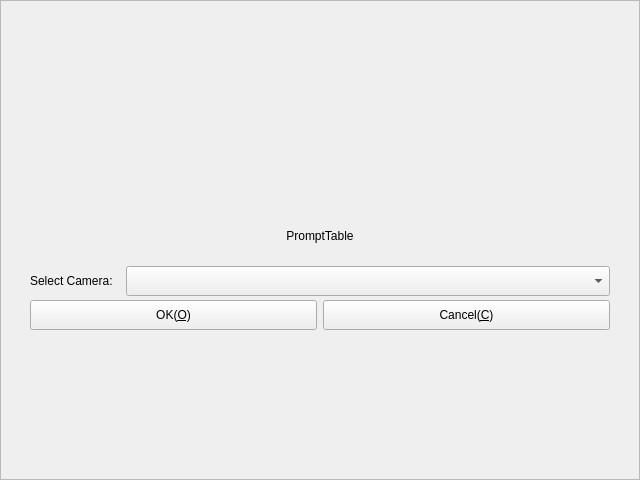
<?xml version="1.0" encoding="UTF-8"?>
<ui version="4.0">
 <class>CFrmVideo</class>
 <widget class="QFrame" name="CFrmVideo">
  <property name="geometry">
   <rect>
    <x>0</x>
    <y>0</y>
    <width>640</width>
    <height>480</height>
   </rect>
  </property>
  <property name="windowTitle">
   <string>Video</string>
  </property>
  <property name="windowIcon">
   <iconset resource="../../../Resource/Resource.qrc">
    <normaloff>:/icon/AppIcon</normaloff>:/icon/AppIcon</iconset>
  </property>
  <property name="frameShape">
   <enum>QFrame::StyledPanel</enum>
  </property>
  <property name="frameShadow">
   <enum>QFrame::Raised</enum>
  </property>
  <layout class="QGridLayout" name="gridLayout_4">
   <item row="0" column="0">
    <widget class="QWidget" name="wdgInfo" native="true">
     <property name="sizePolicy">
      <sizepolicy hsizetype="Preferred" vsizetype="Fixed">
       <horstretch>0</horstretch>
       <verstretch>0</verstretch>
      </sizepolicy>
     </property>
     <property name="minimumSize">
      <size>
       <width>0</width>
       <height>200</height>
      </size>
     </property>
     <property name="maximumSize">
      <size>
       <width>16777215</width>
       <height>200</height>
      </size>
     </property>
     <layout class="QGridLayout" name="gridLayout_3">
      <item row="0" column="0">
       <widget class="QWidget" name="widget" native="true">
        <layout class="QGridLayout" name="gridLayout_2">
         <item row="0" column="0">
          <widget class="QLabel" name="lbAvatar">
           <property name="sizePolicy">
            <sizepolicy hsizetype="Fixed" vsizetype="Fixed">
             <horstretch>0</horstretch>
             <verstretch>0</verstretch>
            </sizepolicy>
           </property>
           <property name="minimumSize">
            <size>
             <width>48</width>
             <height>48</height>
            </size>
           </property>
           <property name="maximumSize">
            <size>
             <width>48</width>
             <height>48</height>
            </size>
           </property>
           <property name="text">
            <string/>
           </property>
           <property name="pixmap">
            <pixmap resource="../../../Resource/Resource.qrc">:/icon/AppIcon</pixmap>
           </property>
           <property name="scaledContents">
            <bool>true</bool>
           </property>
           <property name="alignment">
            <set>Qt::AlignCenter</set>
           </property>
          </widget>
         </item>
        </layout>
       </widget>
      </item>
      <item row="1" column="0">
       <widget class="QLabel" name="lbPrompt">
        <property name="sizePolicy">
         <sizepolicy hsizetype="Expanding" vsizetype="Fixed">
          <horstretch>0</horstretch>
          <verstretch>0</verstretch>
         </sizepolicy>
        </property>
        <property name="minimumSize">
         <size>
          <width>0</width>
          <height>30</height>
         </size>
        </property>
        <property name="maximumSize">
         <size>
          <width>16777215</width>
          <height>30</height>
         </size>
        </property>
        <property name="text">
         <string>PromptTable</string>
        </property>
        <property name="alignment">
         <set>Qt::AlignCenter</set>
        </property>
       </widget>
      </item>
      <item row="2" column="0">
       <widget class="QWidget" name="ToolBar" native="true">
        <property name="sizePolicy">
         <sizepolicy hsizetype="Preferred" vsizetype="Fixed">
          <horstretch>0</horstretch>
          <verstretch>0</verstretch>
         </sizepolicy>
        </property>
        <property name="minimumSize">
         <size>
          <width>335</width>
          <height>80</height>
         </size>
        </property>
        <property name="maximumSize">
         <size>
          <width>16777215</width>
          <height>16777215</height>
         </size>
        </property>
        <layout class="QGridLayout" name="gridLayout">
         <item row="0" column="0">
          <widget class="QLabel" name="label">
           <property name="sizePolicy">
            <sizepolicy hsizetype="Preferred" vsizetype="Fixed">
             <horstretch>0</horstretch>
             <verstretch>0</verstretch>
            </sizepolicy>
           </property>
           <property name="minimumSize">
            <size>
             <width>90</width>
             <height>30</height>
            </size>
           </property>
           <property name="maximumSize">
            <size>
             <width>16777215</width>
             <height>16777215</height>
            </size>
           </property>
           <property name="text">
            <string>Select Camera:</string>
           </property>
           <property name="wordWrap">
            <bool>true</bool>
           </property>
          </widget>
         </item>
         <item row="0" column="1">
          <widget class="QComboBox" name="cmbCamera">
           <property name="sizePolicy">
            <sizepolicy hsizetype="Expanding" vsizetype="Fixed">
             <horstretch>0</horstretch>
             <verstretch>0</verstretch>
            </sizepolicy>
           </property>
           <property name="minimumSize">
            <size>
             <width>200</width>
             <height>30</height>
            </size>
           </property>
           <property name="toolTip">
            <string>Select Camera</string>
           </property>
          </widget>
         </item>
         <item row="1" column="0" colspan="2">
          <layout class="QHBoxLayout" name="horizontalLayout">
           <item>
            <widget class="QPushButton" name="pbOK">
             <property name="sizePolicy">
              <sizepolicy hsizetype="Preferred" vsizetype="Fixed">
               <horstretch>0</horstretch>
               <verstretch>0</verstretch>
              </sizepolicy>
             </property>
             <property name="minimumSize">
              <size>
               <width>120</width>
               <height>30</height>
              </size>
             </property>
             <property name="maximumSize">
              <size>
               <width>16777215</width>
               <height>16777215</height>
              </size>
             </property>
             <property name="text">
              <string>OK(&amp;O)</string>
             </property>
            </widget>
           </item>
           <item>
            <widget class="QPushButton" name="pbCancel">
             <property name="sizePolicy">
              <sizepolicy hsizetype="Preferred" vsizetype="Fixed">
               <horstretch>0</horstretch>
               <verstretch>0</verstretch>
              </sizepolicy>
             </property>
             <property name="minimumSize">
              <size>
               <width>120</width>
               <height>30</height>
              </size>
             </property>
             <property name="maximumSize">
              <size>
               <width>16777215</width>
               <height>16777215</height>
              </size>
             </property>
             <property name="text">
              <string>Cancel(&amp;C)</string>
             </property>
            </widget>
           </item>
          </layout>
         </item>
        </layout>
       </widget>
      </item>
     </layout>
    </widget>
   </item>
  </layout>
 </widget>
 <resources>
  <include location="../../../Resource/Resource.qrc"/>
 </resources>
 <connections/>
</ui>
